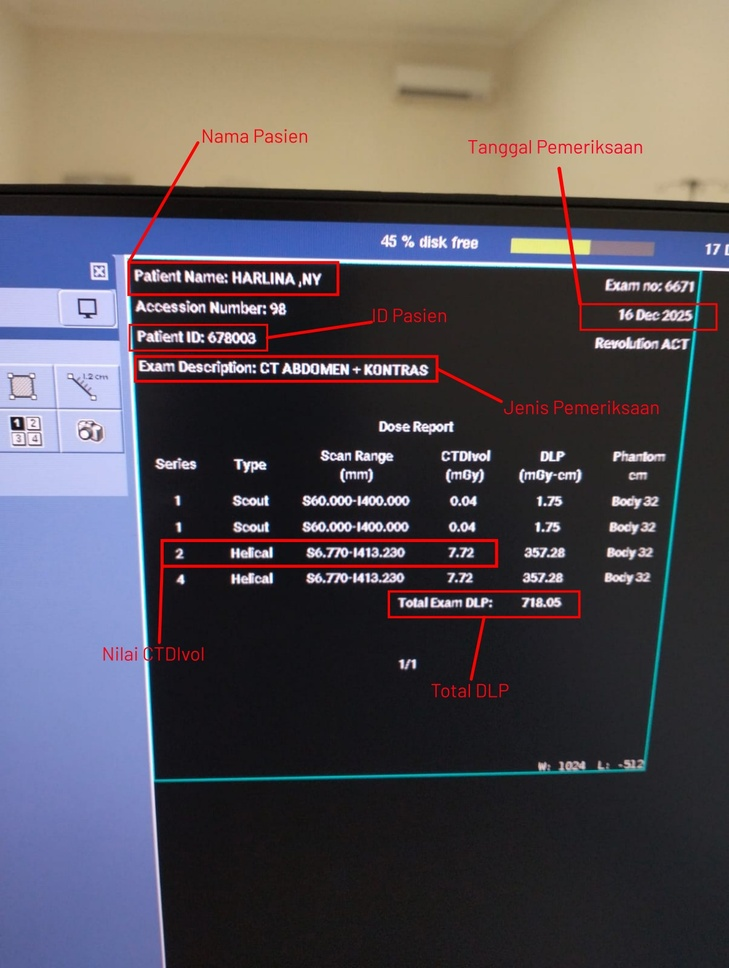
#> input picture data hasil scan.jpeg, 729 x 968 px, shrunk from 1185 x 1575 before the run
$ python -i ocr_extractor.py   (imports and definitions only)
#> lines starting #> are read from the running program, lines starting #| are printed output that depends on the picture; after the words box and inside, x2 and y2 are one past the last pixel; in counts of white or black regions, pixels touching at a corner belong together
#> in extract_from_pil_image, img_rgb is the input picture: shape (968, 729, 3); mean B, G, R 85.4, 80.1, 85.6
"""
OCR Extractor Module for Medical Scan Data
Extracts patient information from CT scan dose report images
Supports: JPEG, PNG, and DICOM (.dcm) formats
"""

import re
import cv2
import numpy as np
import pytesseract
from PIL import Image
from typing import Dict, Optional
import platform
import os
import sys

try:
    import pydicom
    HAS_DICOM = True
except ImportError:
    HAS_DICOM = False
    pydicom = None


def get_tesseract_path():
    """Get the appropriate Tesseract path based on platform and execution mode"""

    # When running as compiled executable (PyInstaller)
    if getattr(sys, 'frozen', False):
        # Running as compiled executable
        application_path = sys._MEIPASS
        tesseract_path = os.path.join(application_path, 'tesseract', 'tesseract.exe')
        if os.path.exists(tesseract_path):
            return tesseract_path

    # Platform-specific paths
    system = platform.system()

    if system == "Windows":
        # First check if tesseract exists in the same directory as the executable
        if getattr(sys, 'frozen', False):
            # Running as compiled executable
            exe_dir = os.path.dirname(sys.executable)
            tesseract_path = os.path.join(exe_dir, 'tesseract', 'tesseract.exe')
            if os.path.exists(tesseract_path):
                return tesseract_path

        # Check common installation paths
        common_paths = [
            r'C:\Program Files\Tesseract-OCR\tesseract.exe',
            r'C:\Program Files (x86)\Tesseract-OCR\tesseract.exe',
            os.path.join(os.environ.get('LOCALAPPDATA', ''), 'Programs', 'Tesseract-OCR', 'tesseract.exe'),
        ]

        for path in common_paths:
            if os.path.exists(path):
                return path

        # Fallback to default path
        return r'C:\Program Files\Tesseract-OCR\tesseract.exe'

    elif system == "Linux":
        # Linux path (standard installation path)
        return '/usr/bin/tesseract'

    elif system == "Darwin":  # macOS
        return '/opt/homebrew/bin/tesseract'

    # For other systems, pytesseract will use the default path
    return None


class MedicalScanExtractor:
    """Extract patient data from CT scan dose report images"""

    def __init__(self):
        # Configure tesseract path based on platform and execution mode
        tesseract_path = get_tesseract_path()
        if tesseract_path:
            pytesseract.pytesseract.tesseract_cmd = tesseract_path

    def preprocess_image(self, image_path: str) -> np.ndarray:
        """
        Preprocess image for better OCR results
        Enhanced for low-quality, blurry medical scan images
        """
#> called with image_path = 'temp_upload.png'
        # Load image (handles both regular images and DICOM files)
        img = self.load_image_for_ocr(image_path)
        if img is None:
            raise ValueError(f"Unsupported image format or unable to load: {image_path}")

        # Apply bilateral filter to reduce noise while preserving edges
        denoised = cv2.bilateralFilter(img, 9, 75, 75)

        # Convert to grayscale
        gray = cv2.cvtColor(denoised, cv2.COLOR_BGR2GRAY)
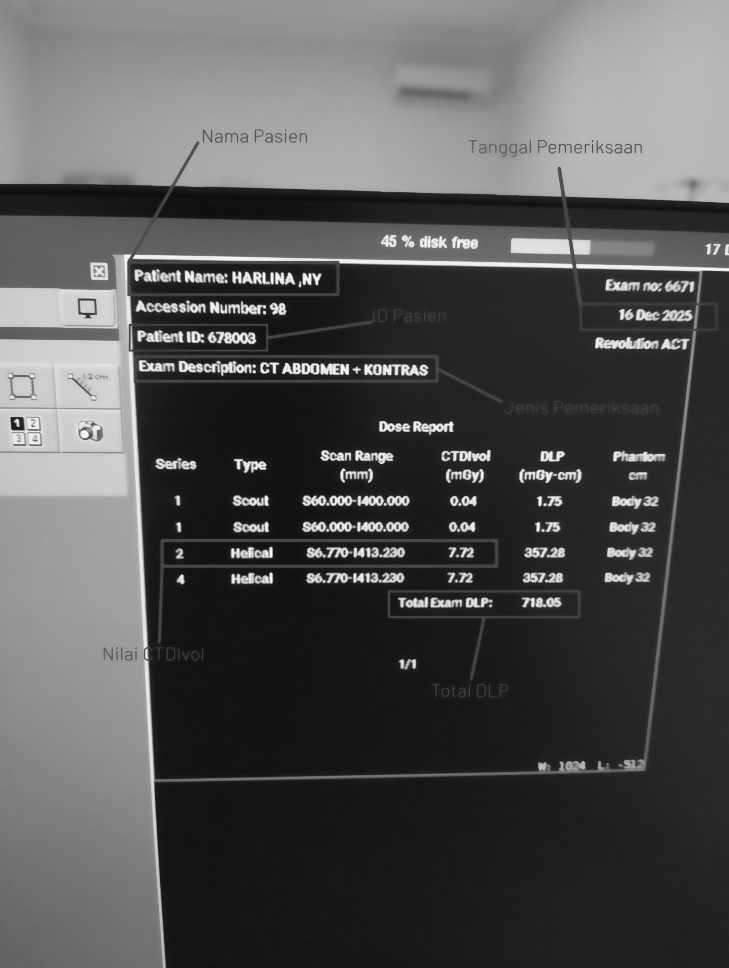
#> gray: shape (968, 729); min 12, max 248, mean 82.3

        # Apply CLAHE (Contrast Limited Adaptive Histogram Equalization)
        # This improves contrast in local regions
        clahe = cv2.createCLAHE(clipLimit=3.0, tileGridSize=(8, 8))
        enhanced = clahe.apply(gray)
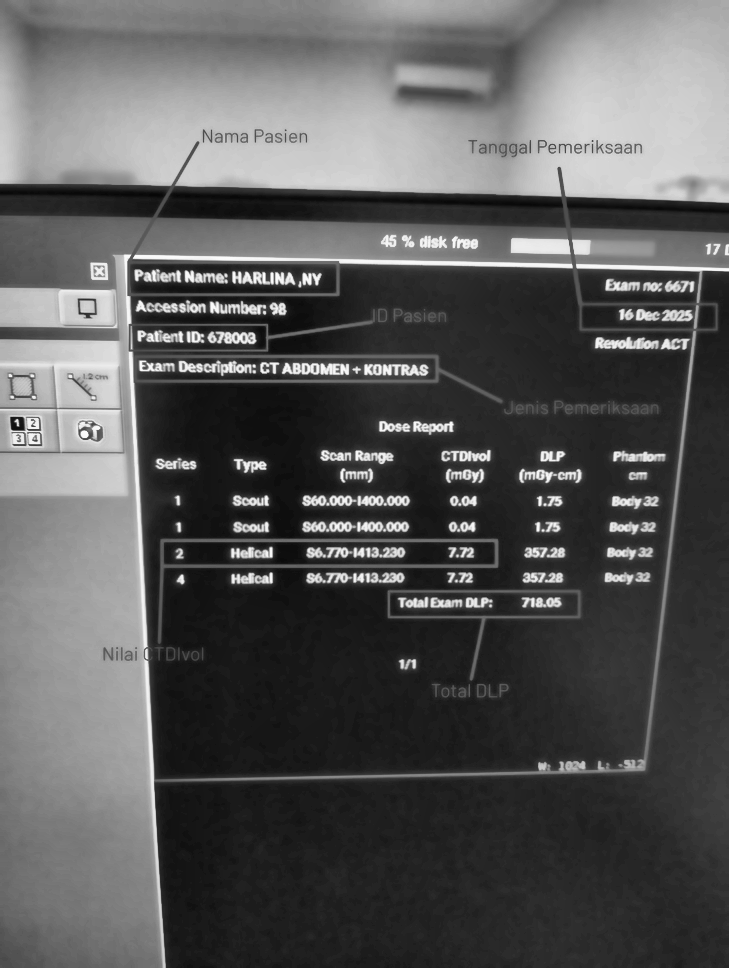
#> enhanced: shape (968, 729); min 7, max 252, mean 88.4

        # Apply Gaussian blur to reduce remaining noise
        blurred = cv2.GaussianBlur(enhanced, (3, 3), 0)

        # Invert colors (dark background to white background for better OCR)
        inverted = 255 - blurred
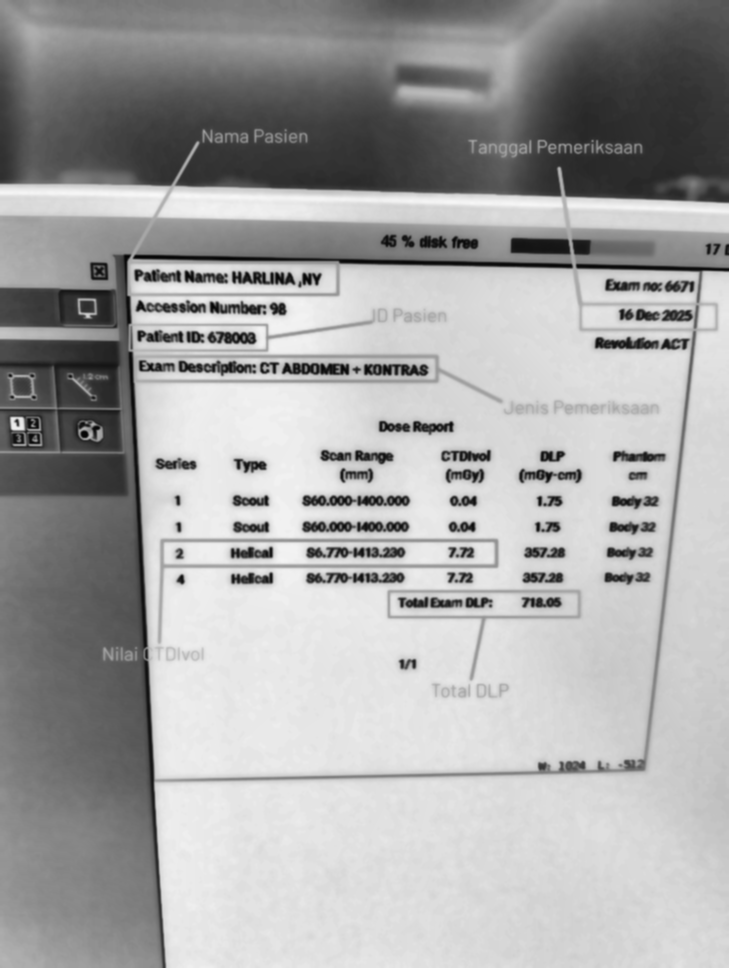
#> inverted: shape (968, 729); min 4, max 247, mean 166.5

        # Apply adaptive thresholding with larger block size for blurry images
        thresh = cv2.adaptiveThreshold(
            inverted, 255,
            cv2.ADAPTIVE_THRESH_GAUSSIAN_C,
            cv2.THRESH_BINARY,
            15, 5  # Larger block size and C value for smoother threshold
        )
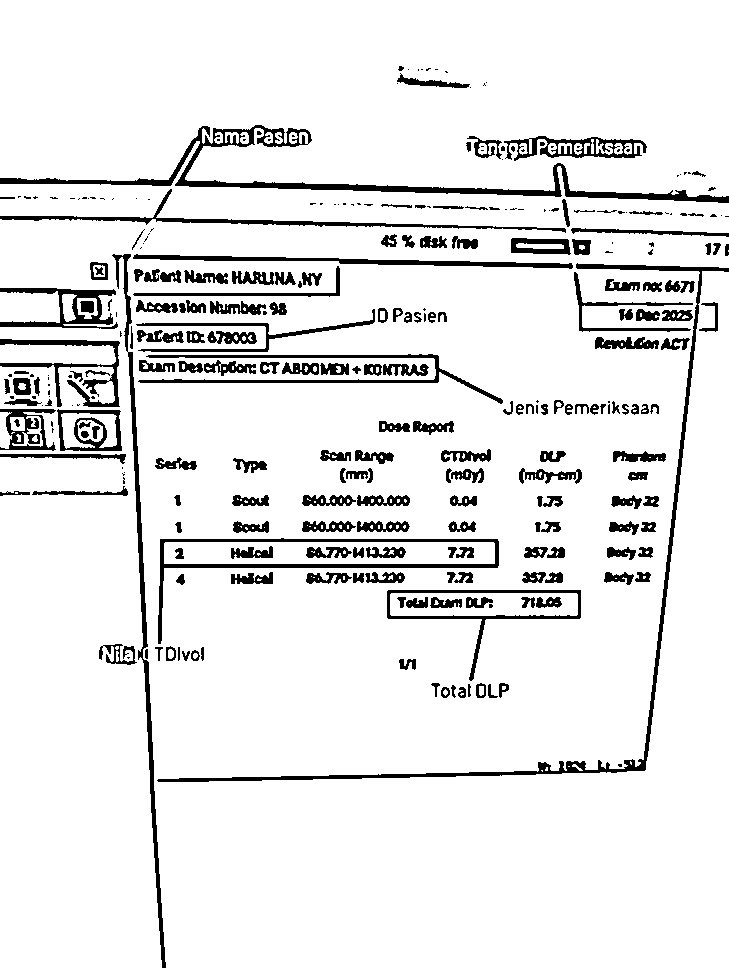
#> thresh: shape (968, 729); 91.2% white; 305 black regions (107 under 20 px), largest, box (x1, y1, x2, y2) and area: (0, 125, 729, 203) 5792, (157, 263, 729, 782) 4737, (112, 254, 166, 968) 3143

        # Apply morphological operations to connect broken characters
        kernel = np.ones((3, 3), np.uint8)
        dilated = cv2.dilate(thresh, kernel, iterations=1)
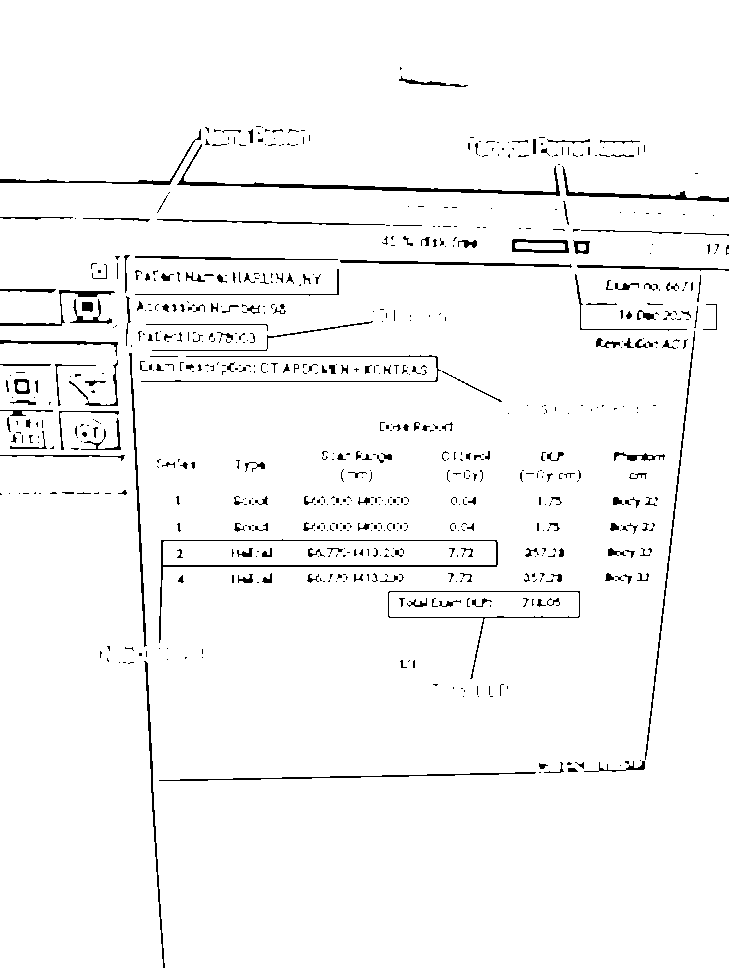
#> dilated: shape (968, 729); 96.7% white; black in thin lines or dots
        eroded = cv2.erode(dilated, kernel, iterations=1)
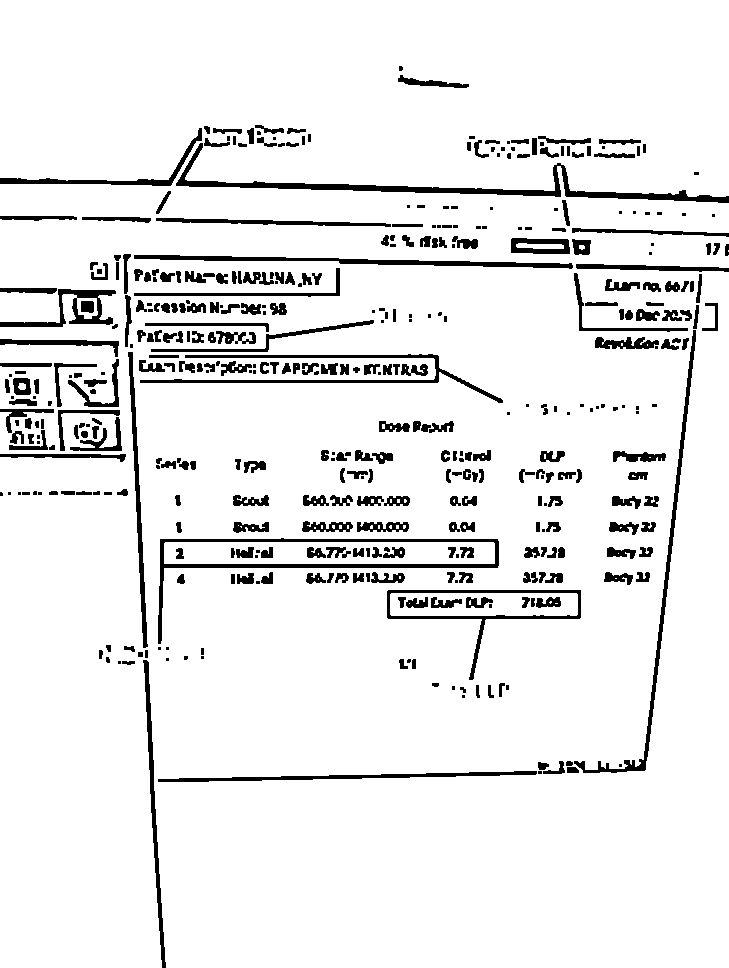
#> eroded: shape (968, 729); 92.1% white; 429 black regions (114 under 20 px), largest, box (x1, y1, x2, y2) and area: (176, 143, 729, 203) 3593, (158, 538, 499, 644) 2839, (574, 330, 696, 773) 2137

        # Apply closing to fill gaps in characters
        closed = cv2.morphologyEx(eroded, cv2.MORPH_CLOSE, kernel)

        return closed

    # [88 lines left out: functions preprocess_image_strong, extract_from_top_region, preprocess_image_alternative, not called in this run]

    def is_dicom_file(self, filepath: str) -> bool:
        """Check if a file is DICOM format by reading magic number (DICM at offset 128)"""
        try:
            with open(filepath, 'rb') as f:
                f.seek(128)
                magic = f.read(4)
                return magic == b'DICM'
        except Exception:
            return False

    def load_image_for_ocr(self, image_path: str) -> Optional[np.ndarray]:
        """
        Load image for OCR processing, handling both regular images and DICOM files

        Args:
            image_path: Path to the image file (JPEG, PNG, DICOM, etc.)

        Returns:
            numpy array of the image or None if loading fails
        """
        ext = os.path.splitext(image_path)[1].lower()

        # Handle DICOM files
        if ext == '.dcm' or self.is_dicom_file(image_path):
            if not HAS_DICOM:
                raise ValueError("pydicom not installed. Cannot process DICOM files.")

            # Read DICOM file
            dicom_data = pydicom.dcmread(image_path)

            # Try to get pixel data
            try:
                pixel_array = dicom_data.pixel_array
                # Convert to uint8 if needed
                if pixel_array.dtype != np.uint8:
                    # Normalize to 0-255
                    pixel_array = ((pixel_array - pixel_array.min()) / (pixel_array.max() - pixel_array.min()) * 255).astype(np.uint8)
                # Convert to BGR for OpenCV (if grayscale, convert to 3-channel)
                if len(pixel_array.shape) == 2:
                    pixel_array = cv2.cvtColor(pixel_array, cv2.COLOR_GRAY2BGR)
                return pixel_array
            except Exception as e:
                # If pixel data extraction fails, try to save as temporary image
                # Some DICOM files contain embedded JPEG/PNG data
                return None
        else:
            # Handle regular images (JPEG, PNG, etc.)
            return cv2.imread(image_path)

    def extract_data(self, image_path: str, return_debug: bool = False) -> Dict[str, Optional[str]]:
        """
        Extract patient data from the image

        Args:
            image_path: Path to the image file
            return_debug: If True, include debug info in result

        Returns:
            Dictionary with extracted fields (and debug info if requested)
        """
        # Preprocess image with primary method (handles DICOM too)
        processed_img = self.preprocess_image(image_path)

        # Perform OCR with different configurations for better accuracy
        # Config 1: Standard config for general text
        config1 = r'--oem 3 --psm 6'
#> (the run stopped early here; a loop or call above may not have finished)

$ run again, on hasil cek.jpeg
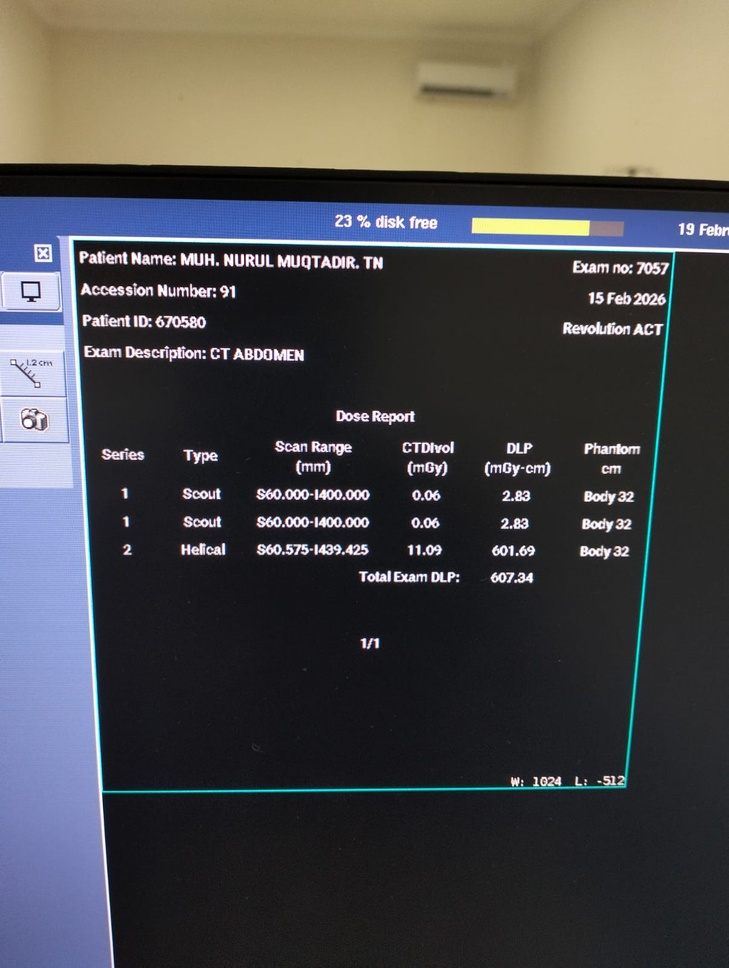
#> input picture hasil cek.jpeg, 729 x 968 px, shrunk from 1204 x 1600 before the run
#> in extract_from_pil_image, img_rgb is the input picture: shape (968, 729, 3); mean B, G, R 74.4, 73.3, 73.9
#> in preprocess_image, `thresh = cv2.adaptiveThreshold( inverted, 255, cv2.ADAPTIVE_THRESH_GAU..`:
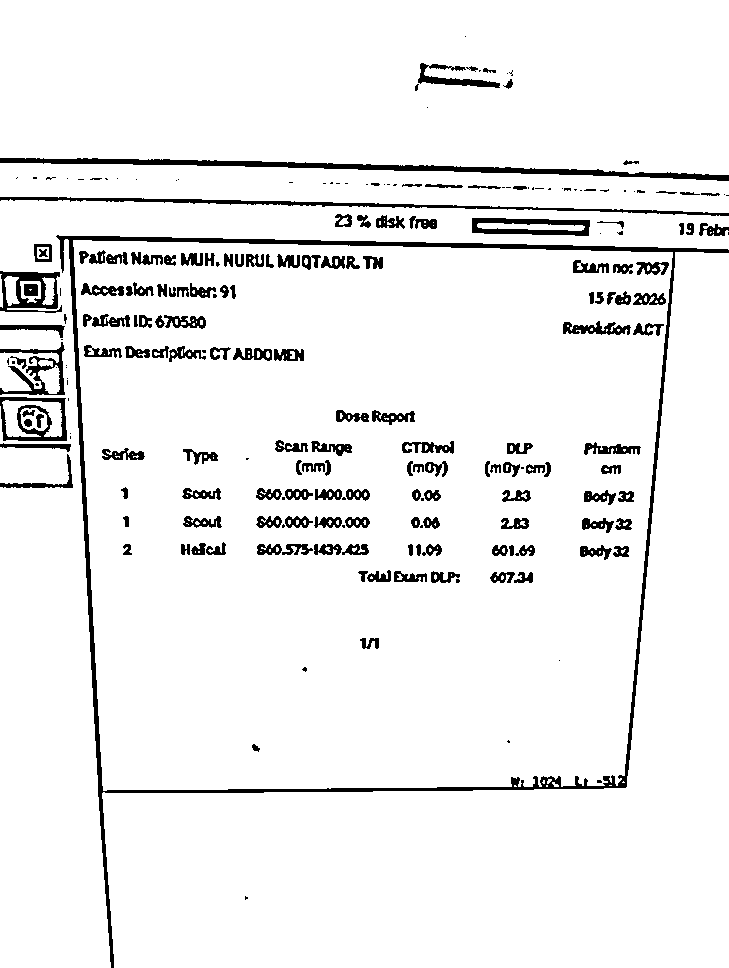
#> thresh: shape (968, 729); 93.9% white; 230 black regions (75 under 20 px), largest, box (x1, y1, x2, y2) and area: (56, 235, 729, 968) 10083, (0, 158, 729, 181) 3812, (0, 197, 729, 216) 2249
#> dilated: shape (968, 729); 97.8% white; black in thin lines or dots
#> in preprocess_image, `eroded = cv2.erode(dilated, kernel, iterations=1)`:
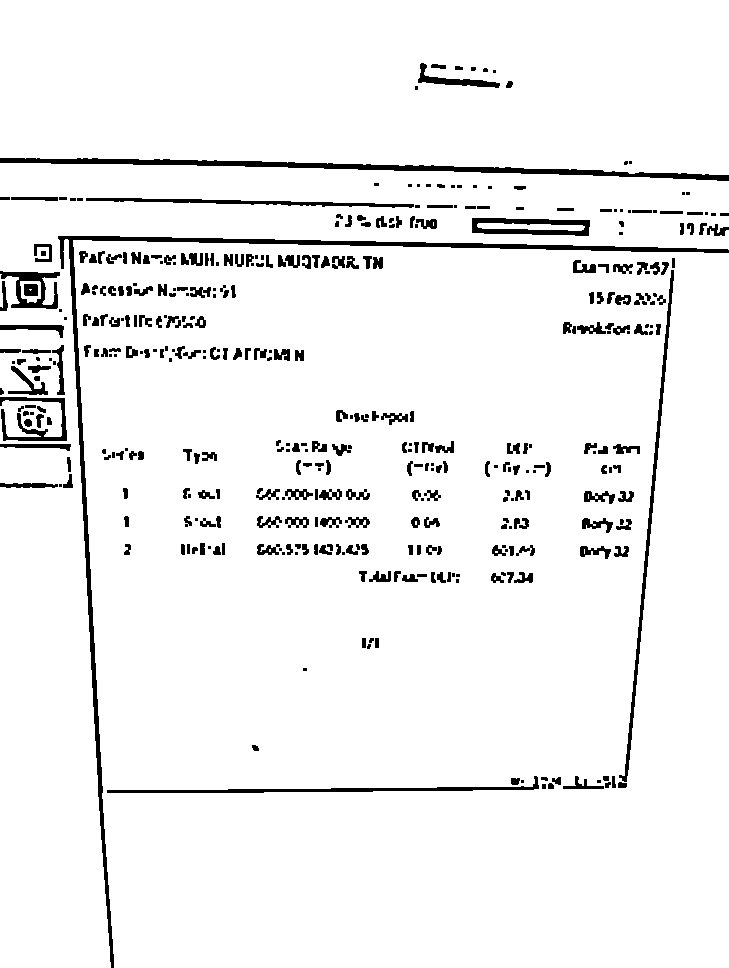
#> eroded: shape (968, 729); 94.6% white; 404 black regions (117 under 20 px), largest, box (x1, y1, x2, y2) and area: (58, 236, 729, 968) 6137, (0, 158, 729, 181) 3787, (619, 270, 674, 782) 1786
